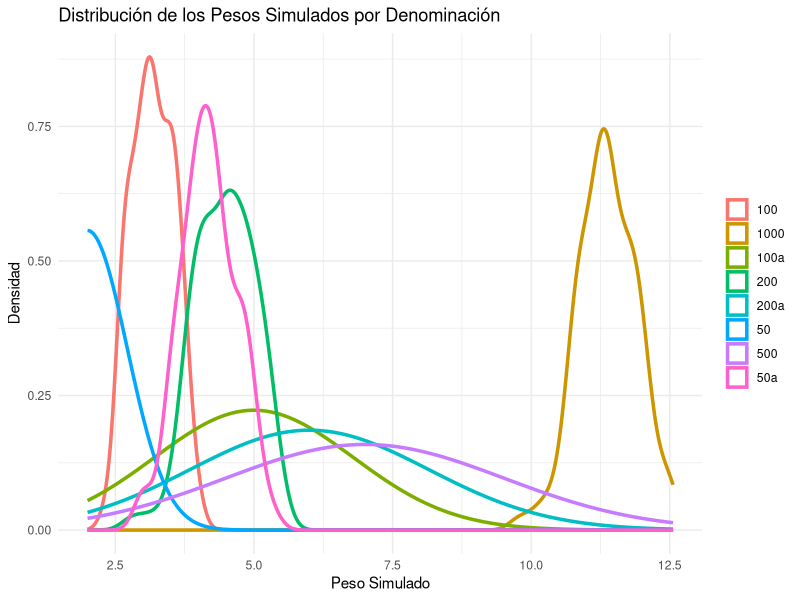

The R script that drew this image:
## ---- chunk 1

## ---- chunk 2
# Instalar y cargar dplyr si no lo tienes instalado
# install.packages("dplyr")
library(dplyr)

# Crear el data frame con tus datos
monedas <- data.frame(
  DENOMINACION = c("50a", "50a", "50a", "50a", "50a", 
                   "100a", "100a", "100a", "100a", "100a", 
                   "200a", "200a", "200a", "200a", "200a",
                   "500", "500", "500", "500", "500", 
                   "1000", "1000", "1000", "1000", "1000", 
                   "50", "50", "50", "50", "50", 
                   "100", "100", "100", "100", "100", 
                   "200", "200", "200", "200", "200"),
  PESO_MONEDA = c(4, 4, 5, 4, 4, 
                  5, 5, 5, 5, 5, 
                  6, 6, 6, 6, 6, 
                  7, 7, 7, 7, 7, 
                  11, 12, 11, 12, 11, 
                  2, 2, 2, 2, 2, 
                  4, 3, 3, 3, 3, 
                  5, 4, 4, 4, 5)
)

# Filtrar las monedas que no contienen "a" en la denominación
monedas_relevantes <- monedas %>%
  filter(!grepl("a", DENOMINACION))

# Ver las monedas relevantes
print(monedas_relevantes)

## ---- chunk 3
# medidas estadisticas de cada grupo de monedas

medidas <- monedas %>%
  group_by(DENOMINACION) %>%
  summarise(
    media = mean(PESO_MONEDA),
    mediana = median(PESO_MONEDA),
    desviacion = sd(PESO_MONEDA),
    minimo = min(PESO_MONEDA),
    maximo = max(PESO_MONEDA)
  )



## ---- chunk 4
# Instalar y cargar dplyr si no lo tienes instalado
# install.packages("dplyr")
library(dplyr)

# Crear el data frame con las medidas obtenidas
medidas <- monedas %>%
  group_by(DENOMINACION) %>%
  summarise(
    media = mean(PESO_MONEDA),
    desviacion = sd(PESO_MONEDA)
  )

  
## ---- chunk 5
# Definir el número de simulaciones por denominación
n_simulaciones <- 100 

# Crear una lista vacía para almacenar los resultados de las simulaciones
simulaciones_lista <- list()

# Realizar simulaciones normales para cada denominación
set.seed(110100100)  # Para reproducibilidad
for(i in 1:nrow(medidas)) {
  simulaciones_lista[[i]] <- data.frame(
    DENOMINACION = medidas$DENOMINACION[i],
    PESO_SIMULADO = rnorm(n = n_simulaciones, 
                          mean = medidas$media[i], 
                          sd = medidas$desviacion[i])
  )
}

# Convertir la lista en un solo data frame
simulaciones_normales <- do.call(rbind, simulaciones_lista)

# Mostrar algunas de las simulaciones
head(simulaciones_normales)
## ---- chunk 6

# separando las simulaciones por denominación
simulaciones_normales <- simulaciones_normales %>%
  group_by(DENOMINACION) %>%
  mutate(simulacion = row_number())

## ---- chunk 7
library(ggplot2)
# Visualización de las simulaciones usando ggplot2
ggplot(simulaciones_normales, aes(x = PESO_SIMULADO, color = DENOMINACION)) +
  geom_density(size = 1.2) +   # Gráfico de densidad
  labs(
    title = "Distribución de los Pesos Simulados por Denominación",
    x = "Peso Simulado",
    y = "Densidad"
  ) +
  theme_minimal() +            # Tema más limpio
  theme(legend.title = element_blank())  # Eliminar título de la leyenda
## ---- chunk 8
# Cargar dplyr si no está cargado
library(dplyr)


# Crear un campo de valor por unidad de peso (supongamos que el valor es numérico y coincide con la denominación)
monedas_relevantes <- monedas_relevantes %>%
  mutate(valor_peso = as.numeric(DENOMINACION) / PESO_MONEDA) %>%
  arrange(desc(valor_peso))  # Ordenar por mayor valor/peso

# Paso 2: Definir el peso máximo (en gramos)
peso_maximo <- 1000

# Inicializar variables
peso_total <- 0
valor_total <- 0
seleccion_monedas <- data.frame(DENOMINACION = character(), PESO_MONEDA = numeric(), CANTIDAD = numeric())


## ---- chunk 9
# Algoritmo greedy para seleccionar monedas
for (i in 1:nrow(monedas_relevantes)) {
  if (peso_total >= peso_maximo) break
  
  # Número máximo de monedas que caben del tipo actual
  max_monedas <- floor((peso_maximo - peso_total) / monedas_relevantes$PESO_MONEDA[i])
  
  if (max_monedas > 0) {
    # Actualizar peso y valor total
    peso_total <- peso_total + max_monedas * monedas_relevantes$PESO_MONEDA[i]
    valor_total <- valor_total + max_monedas * as.numeric(monedas_relevantes$DENOMINACION[i])
    
    # Almacenar la selección de monedas
    seleccion_monedas <- rbind(seleccion_monedas, data.frame(
      DENOMINACION = monedas_relevantes$DENOMINACION[i],
      PESO_MONEDA = monedas_relevantes$PESO_MONEDA[i],
      CANTIDAD = max_monedas
    ))
  }
}
## ---- chunk 10
# Mostrar los resultados
print(paste("Valor total de monedas:", valor_total))
print(paste("Peso total de monedas:", peso_total))
print("Combinación de monedas seleccionadas:")
print(seleccion_monedas)
## ---- chunk 11
# Cargar librerías necesarias
library(dplyr)

# Crear el data frame con las medidas obtenidas
medidas <- monedas_relevantes %>%
  group_by(DENOMINACION) %>%
  summarise(
    media = mean(PESO_MONEDA),
    desviacion = sd(PESO_MONEDA)
  )

# Definir el número de simulaciones por denominación
n_simulaciones <- 100 

# Crear una lista vacía para almacenar los resultados de las simulaciones
simulaciones_lista <- list()

# Realizar simulaciones normales para cada denominación
set.seed(110100100)  # Para reproducibilidad
for(i in 1:nrow(medidas)) {
  simulaciones_lista[[i]] <- data.frame(
    DENOMINACION = medidas$DENOMINACION[i],
    PESO_SIMULADO = rnorm(n = n_simulaciones, 
                          mean = medidas$media[i], 
                          sd = medidas$desviacion[i])
  )
}

# Convertir la lista en un solo data frame
simulaciones_normales <- do.call(rbind, simulaciones_lista)

# Mostrar algunas de las simulaciones
head(simulaciones_normales)

## ---- chunk 12
# Crear un data frame con la información de las monedas relevantes y sus simulaciones
monedas_simuladas <- simulaciones_normales %>%
  group_by(DENOMINACION) %>%
  summarise(
    PESO_MEDIO = mean(PESO_SIMULADO),
    VALOR_TOTAL = as.numeric(DENOMINACION)  # Supongamos que el valor es igual a la denominación
  )

# Agregar las monedas simuladas a la base de datos relevante
monedas_simuladas <- monedas_simuladas %>%
  arrange(desc(VALOR_TOTAL / PESO_MEDIO))  # Ordenar por valor/ peso

## ---- chunk 13
# Función para resolver el problema de la mochila usando programación dinámica
resolver_mochila <- function(monedas, peso_maximo) {
  # Convertir las monedas en vectores de valor y peso
  valores <- monedas$VALOR_TOTAL
  pesos <- monedas$PESO_MEDIO
  
  # Crear la matriz de DP
  num_monedas <- length(valores)
  dp <- matrix(0, nrow = num_monedas + 1, ncol = peso_maximo + 1)
  
  # Rellenar la matriz DP
  for (i in 1:num_monedas) {
    for (w in 0:peso_maximo) {
      if (pesos[i] <= w) {
        dp[i + 1, w + 1] <- max(dp[i, w + 1], dp[i, w + 1 - pesos[i]] + valores[i])
      } else {
        dp[i + 1, w + 1] <- dp[i, w + 1]
      }
    }
  }
  
  # Recuperar la combinación óptima
  max_valor <- dp[num_monedas + 1, peso_maximo + 1]
  w <- peso_maximo
  seleccion <- rep(0, num_monedas)
  
  for (i in num_monedas:1) {
    if (dp[i + 1, w + 1] != dp[i, w + 1]) {
      seleccion[i] <- 1
      w <- w - pesos[i]
    }
  }
  
  # Devolver los resultados
  list(
    valor_total = max_valor,
    seleccion_monedas = monedas[seleccion == 1, ]
  )
}

# Definir el peso máximo
peso_maximo <- 1000

# Resolver el problema de la mochila
resultado_mochila <- resolver_mochila(monedas_simuladas, peso_maximo)

# Mostrar los resultados
print(paste("Valor total máximo:", resultado_mochila$valor_total))
print("Combinación óptima de monedas:")
print(resultado_mochila$seleccion_monedas)

## ---- chunk 14
# Mostrar resumen de la combinación óptima
resumen_combinacion <- resultado_mochila$seleccion_monedas %>%
  group_by(DENOMINACION) %>%
  summarise(
    PESO_MEDIO = mean(PESO_MEDIO),
    VALOR_TOTAL = sum(VALOR_TOTAL),
    TOTAL_MONEDAS = n()
  )

print(resumen_combinacion)

## ---- chunk 15

